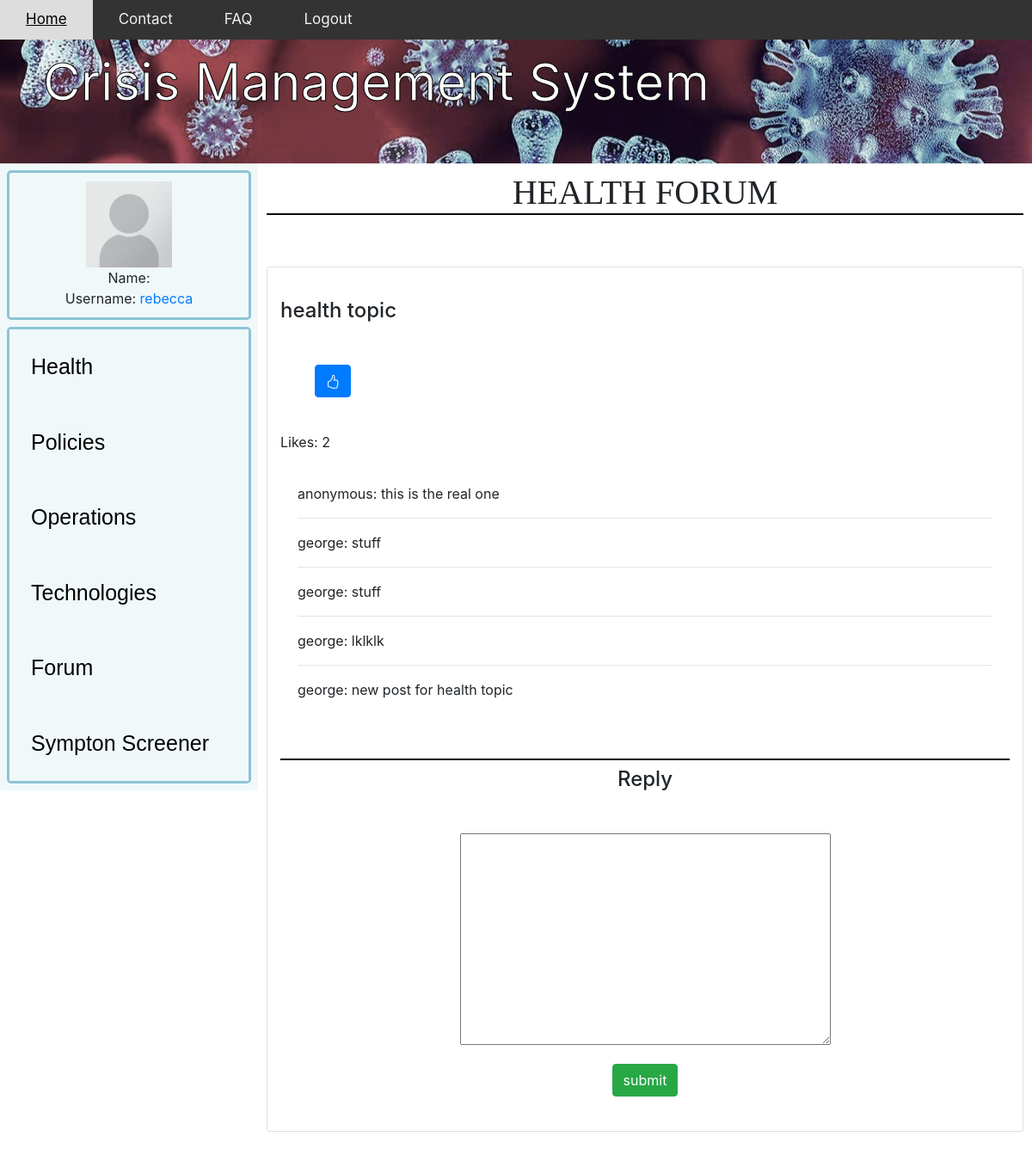
/forumMain/Health/health topic/ (signed in), run on the app's committed database.
### app/models.py (models this page shows, shortened)
class forum(models.Model):
    name=models.CharField(max_length=200,default="anonymous" )
    topic= models.CharField(max_length=300, unique=True)
    section = models.CharField(max_length=12)
    description = models.CharField(max_length=1000,blank=True)
    date_created=models.DateTimeField(auto_now_add=True,null=True)
    likeCount = models.IntegerField(default=0)
    dislikeCount = models.IntegerField(default=0)
    forumLikes = models.ManyToManyField(User, related_name='forum')
    def totalLikes(self):
        return self.forumLikes.count()

class Discussion(models.Model):
    forum = models.ForeignKey(forum,blank=True,on_delete=models.CASCADE)
    discuss = models.CharField(max_length=1000)
    name=models.CharField(max_length=200,default="anonymous" )

### app/views.py (the view, shortened to what this page needs)
# urls.py: path('forumMain/<forumName>/<forumTopic>/', forumDiscussion, name='forumDiscussion'),
@login_required
def forumDiscussion(request, forumName, forumTopic):
    myForum=forum.objects.get(section=forumName, topic=forumTopic)
    discussions=[]
    discussions.append(myForum.discussion_set.all())
    form = CreateInDiscussion()
    totalLikes = myForum.totalLikes()
    liked = False
    if myForum.forumLikes.filter(id=request.user.id).exists():
        liked = True
    context={'forum' : myForum,
            'discussions' : discussions,
            'form' : form,
            'forumName' : forumName,
            'forumTopic' : forumTopic,
            'totalLikes' : totalLikes,
            'liked' : liked,
            }
    return render(request, 'forumDiscussion.html', context)

### app/forms.py
class CreateInDiscussion(ModelForm):
    class Meta:
        model= Discussion
        fields = ["discuss"]
        widgets = {
            'discuss' : Textarea(attrs={'cols': 40, 'rows': 10}),
        }
        labels = {
            'discuss' : _('')
        }

### app/templates/forumDiscussion.html (shortened to what this page needs)
{% extends "app/base2.html" %}
{% load static %}
{% block content %}
<!DOCTYPE html>
<html lang="en">
<head>
    <body>
		<h1>{{forum.section}} Forum</h1>
	</body>
    <link rel="stylesheet" href="https://stackpath.bootstrapcdn.com/bootstrap/4.5.0/css/bootstrap.min.css"0>
</head>
<body>
            <div class="card-columns" style="padding: 10px; margin: 20px;"></div>
            <div class="card box container">
                <br>
                <h6 class="card-title">
                    <h4>{{forum.topic}}</h4>
                    <form style="margin: 0"  action="{% url 'like_post' forum.topic %}" method="POST">
                        {% if liked %}
                            <button type="submit", name="post_id", value="{{forum.topic}}", class="btn btn-danger"><svg xmlns="http://www.w3.org/2000/svg" width="16" height="16" fill="currentColor" class="bi bi-hand-thumbs-down" viewBox="0 0 16 16"><path d="M8.864 15.674c-.956.24-1.843-.484-1.908-1.42-.072-1.05-.23-2.015-.428-2.59-.125-.36-.479-1.012-1.04-1.638-.557-.624-1.282-1.179-2.131-1.41C2.685 8.432 2 7.85 2 7V3c0-.845.682-1.464 1.448-1.546 1.07-.113 1.564-.415 2.068-.723l.048-.029c.272-.166.578-.349.97-.484C6.931.08 7.395 0 8 0h3.5c.937 0 1.599.478 1.934 1.064.164.287.254.607.254.913 0 .152-.023.312-.077.464.201.262.38.577.488.9.11.33.172.762.004 1.15.069.13.12.268.159.403.077.27.113.567.113.856 0 .289-.036.586-.113.856-.035.12-.08.244-.138.363.394.571.418 1.2.234 1.733-.206.592-.682 1.1-1.2 1.272-.847.283-1.803.276-2.516.211a9.877 9.877 0 0 1-.443-.05 9.364 9.364 0 0 1-.062 4.51c-.138.508-.55.848-1.012.964l-.261.065zM11.5 1H8c-.51 0-.863.068-1.14.163-.281.097-.506.229-.776.393l-.04.025c-.555.338-1.198.73-2.49.868-.333.035-.554.29-.554.55V7c0 .255.226.543.62.65 1.095.3 1.977.997 2.614 1.709.635.71 1.064 1.475 1.238 1.977.243.7.407 1.768.482 2.85.025.362.36.595.667.518l.262-.065c.16-.04.258-.144.288-.255a8.34 8.34 0 0 0-.145-4.726.5.5 0 0 1 .595-.643h.003l.014.004.058.013a8.912 8.912 0 0 0 1.036.157c.663.06 1.457.054 2.11-.163.175-.059.45-.301.57-.651.107-.308.087-.67-.266-1.021L12.793 7l.353-.354c.043-.042.105-.14.154-.315.048-.167.075-.37.075-.581 0-.211-.027-.414-.075-.581-.05-.174-.111-.273-.154-.315l-.353-.354.353-.354c.047-.047.109-.176.005-.488a2.224 2.224 0 0 0-.505-.804l-.353-.354.353-.354c.006-.005.041-.05.041-.17a.866.866 0 0 0-.121-.415C12.4 1.272 12.063 1 11.5 1z"/></svg></button>
                        {% else %}
                            <button type="submit", name="post_id", value="{{forum.topic}}", class="btn btn-primary"></button>
                        {% endif %}
                    </form>
                    <p>Likes: {{totalLikes}}</p>
                    <div class="card-body container">
                            <p>{{forum.name}}: {{forum.description}}</p>
                        </h6>
                        {%for discuss in discussions%}
                        {%for objs in discuss%}
                            <hr>
                        {% if objs.forum == forum %}
                        {{objs.name}}: {{objs.discuss}}
                           <br>
                        {% endif %}
                        {%endfor%}
                        {%endfor%}
                    </div>
                    <head>
                        <body>
                            <h1><br></h1>
                            <h4 ><center>Reply</center></h4>
                        </body>
                        <link rel="stylesheet" href="https://stackpath.bootstrapcdn.com/bootstrap/4.5.0/css/bootstrap.min.css"0>
                    </head>
                    <form action="{{request.path }}" method="POST" style="text-align: center;">
                        {{form.as_p}}
                        <input type="submit" class="btn btn-success" value="submit" >
                    </form>
            </div>
            <br>
            </div>
</body>
</html>
{%endblock%}

### app/templates/app/base2.html (shortened to what this page needs)
{% load static %}
<!DOCTYPE html>
<html>
	<head>
		<link rel="stylesheet" type="text/css" href="{% static 'css/main.css'%}">
	</head>
    <body>
        <div class="topnav" >
            <a class="active" href="#home" onclick="location.href='/'">Home</a>
            <a href="#contact" onclick="location.href='/contact'">Contact</a>
            <a href="#faq" onclick="location.href='/faq'">FAQ</a>
            {% if request.user.is_authenticated %}
            <a href="{% url 'logout' %}">Logout</a>
            {% else %}
            <a href="#Login" onclick="location.href='/accounts/login'">Login</a>
            {% endif %}
        </div>
        <header>Crisis Management System</header>
        <div class="homecolumn left" >
            <div class="homerow top" >
                <section>
                    {% if user.is_authenticated %}
                        <img src="{% static 'app/images/blank.png' %}" width="100" height="100">
                        <br>Name: {{ user.get_full_name }}
                        <br>Username: <a href="/userDiscussions/">{{ user.username }}</a>
                    {% else %}
                        <button onclick="location.href='/accounts/login'" class="button button1">Login</button>
                    {% endif %}
                </section>
            </div>
            <div class="homerow bottom" >
                <button onclick="location.href='/health'" class="homebutton">
                    Health</button>
                <button onclick="location.href='/policies'" class="homebutton">
                    Policies</button>
                <button onclick="location.href='/operation'" class="homebutton">
                    Operations</button>
                <button onclick="location.href='/technologies'" class="homebutton">
                    Technologies</button>
                <button onclick="location.href='/forumMain'" class="homebutton">
                    Forum</button>
                <button onclick="location.href='/screener'" class="homebutton">
                    Sympton Screener</button>
            </div>
        </div>
        <div class="homecolumn right">
            <div class="homerow full">
                {% block content %}{% endblock %}
    </body>
</html>

### app/static/css/main.css (style rules this page uses)
.topnav { background-color: #333; overflow: hidden; position: fixed; width: 100%; z-index: 1; }
.topnav a { float: left; color: #f2f2f2; text-align: center; padding: 10px 30px; text-decoration: none; font-size: 17px; }
h1 { font-size: 32px; text-align: center; font-family: serif; font-weight: bold; text-transform: uppercase; }
h1:after { content:' '; display:block; border: 1px solid black; }
body { margin: 0; padding: 0; }
.homebutton { border: none; color: black; padding: 25px; text-align: left; font-size: 25px; font-family: 'Trebuchet MS', sans-serif; cursor: pointer; display: block; width: 100%; background-color: #f0f8fa; }
header { -webkit-text-stroke-width: 1px; -webkit-text-stroke-color: black; background-image: url("covid.jpg"); overflow: hidden; margin-left: auto; margin-right: auto; background-position: center; background-repeat: no-repeat; padding: 50px; color: white; font-size: 60px; }
.homerow { float: top; }
.top { height: 25%; border: 3px solid #8cc5d4; border-radius: 5px; text-align: center; margin: 8px; padding: 10px }
.bottom { height: 75%; border: 3px solid #8cc5d4; border-radius: 5px; margin: 8px; }
.full { height: 100%; margin: 10px; }
.homecolumn { float: left; border: 10px; }
.left { width: 25%; background: #f0f8fa; }
.right { width: 75%; }

### app/templates/forumDiscussion.html (style rules this page uses)
.box { border: 2px solid black; margin: 0 auto; }
form { margin: 0 auto; padding: 40px; width: fit-content; }

### data on the page
forum: section "HEALTH", topic "health topic", name "anonymous", description "this is the real one"
Discussion: name "george", discuss "stuff"
Discussion: name "george", discuss "stuff"
Discussion: name "george", discuss "lklklk"
Discussion: name "george", discuss "new post for health topic"

### other printed values
{{ user.username }} "rebecca"
{{ totalLikes }} "2"
